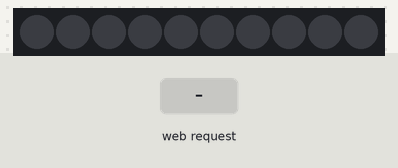
Recording of a sketch running on a simulated ESP8266 (NodeMCU). Parts: 10 RGB LEDs in strip order, left to right. The test bench sets the inputs (shaded band). WiFi joins after 1.5 s; servers stay silent unless stated; what the sketch prints to the serial monitor is not drawn.

Above: at 2.7 s.
2.8 s: HTTP request GET /light?state=disco received
At 3.11 s:
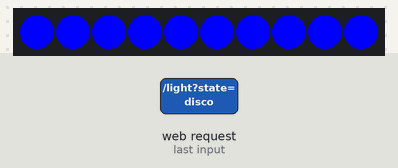
At 3.57 s:
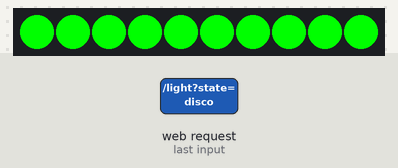
Timing chart, 0 to 5.8 s (numbered marks = the images above; inputs shaded):
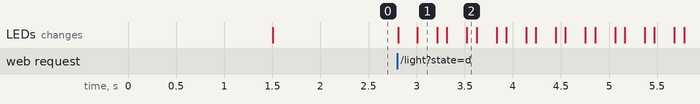

The sketch:

DiscoLights.ino
```cpp
#include <ESP8266WebServer.h>
#include <Adafruit_NeoPixel.h>
#include <ESP8266WiFi.h>

#define SSID "IOT ARDUINO"
#define SSID_PASSWORD "iot@1234"


//Instance for NeoPixel Library
Adafruit_NeoPixel strip = Adafruit_NeoPixel(10,12,NEO_GRB+NEO_KHZ800);
ESP8266WebServer server(80);
uint32_t red_colour;
uint32_t green_colour;
uint32_t blue_colour;

void red()
{
  for(uint16_t i=0;i<strip.numPixels();i++)
  {
    strip.setPixelColor(i,red_colour);
    Serial.print("Entered Loop");
  }
  strip.show();
}

void green()
{
  for(uint16_t i=0;i<strip.numPixels();i++)
  {
    strip.setPixelColor(i,green_colour);
  }
  strip.show();
}

void blue()
{
  for(uint16_t i=0;i<strip.numPixels();i++)
  {
    strip.setPixelColor(i,blue_colour);
  }
  strip.show();
}

void setup() {
  Serial.begin(115200);
  WiFi.begin(SSID,SSID_PASSWORD);
  while(WiFi.status() != WL_CONNECTED){
      delay(500);
      Serial.print(".");
    }
    Serial.print("IP address: ");
    Serial.println(WiFi.localIP());
    server.begin();
    server.on("/light",light);
    //server.onNotFound(handleNotFound);
    strip.begin();
    strip.setBrightness(255);
    //uint32_t red_colour;
    red_colour=strip.Color(255,0,0);
    green_colour=strip.Color(0,255,0);
    blue_colour=strip.Color(0,0,255);
}

void light(){
    if(server.arg("state") == "red"){

      Serial.println("Request is for Red ");
      red();
      server.send(200,"text/plain","Red Light Turned ON");
    }

    if(server.arg("state") == "green"){

      Serial.println("Request is for Green");
      green();
      server.send(200,"text/plain","Green Light Turned ON");
    }

    if(server.arg("state") == "blue"){

      Serial.println("Request is for Blue ");
      blue();
      server.send(200,"text/plain","Blue Light Turned ON");
    }

    for(int i=0;i<100000000;i++){
    if(server.arg("state") == "disco"){

      Serial.println("Request is for Disco ");
      red();
      delay(100);
      green();
      delay(100);
      blue();
      delay(100);
      server.send(200,"text/plain","Disco Lights Turned ON");
    }
    }


  }

void loop() {
     server.handleClient();
  }
```

Measured:
- after the input at 2.8 s, the LEDs: first change at once (image 1 shows a later state)
